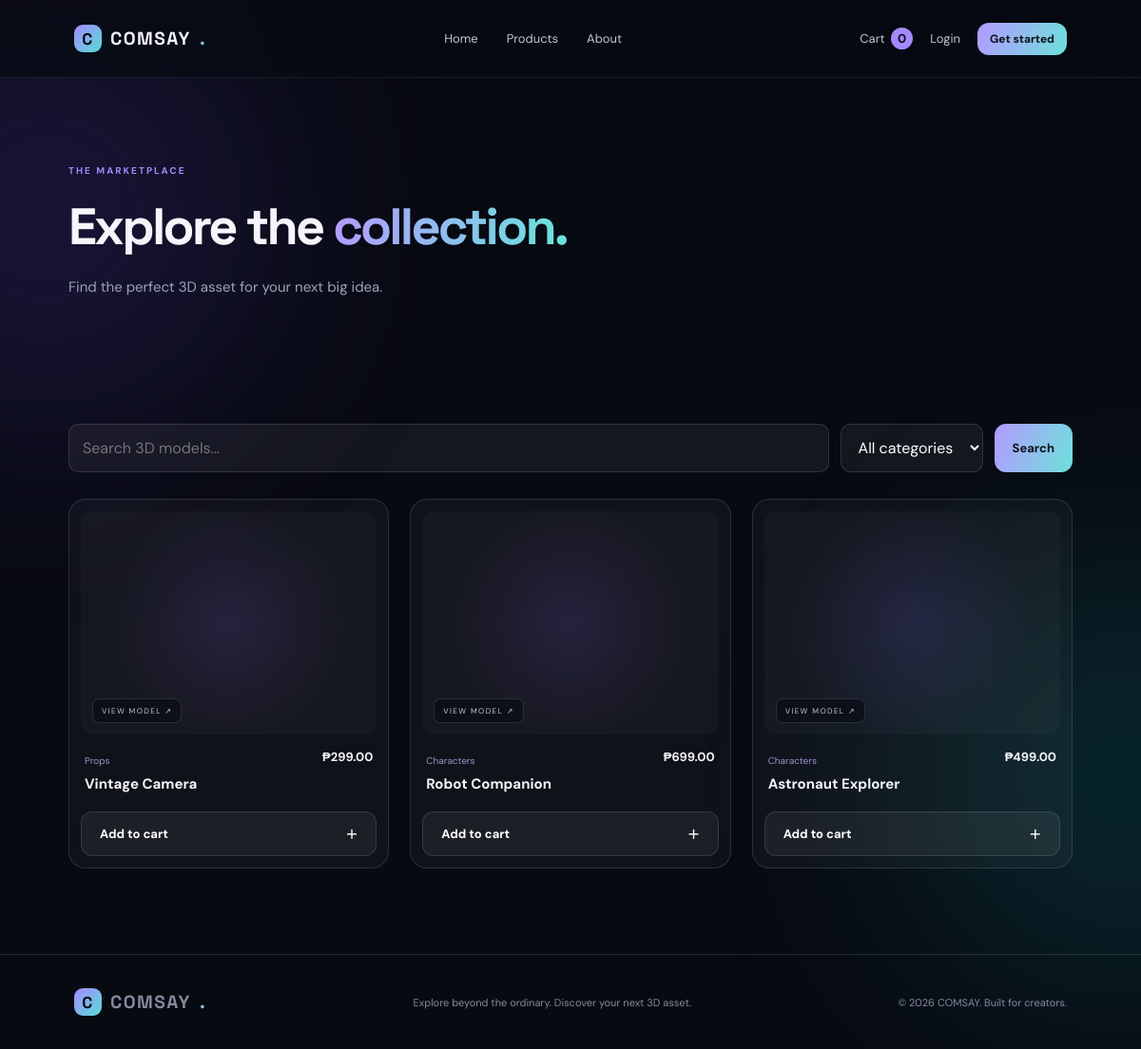
Page /products on the committed database.
### COMSAY/app.py (models this page shows)
class Product(db.Model):
    id = db.Column(db.Integer, primary_key=True)
    name = db.Column(db.String(150), nullable=False)
    category = db.Column(db.String(80), default="3D Model")
    description = db.Column(db.Text, default="")
    price = db.Column(db.Float, nullable=False, default=0)
    image = db.Column(db.String(300), default="")
    model_url = db.Column(db.String(500), default="")
    featured = db.Column(db.Boolean, default=False)
    created_at = db.Column(db.DateTime, default=datetime.utcnow)

### COMSAY/app.py (the view)
@app.route("/products")
def products():
    search = request.args.get("q", "").strip()
    category = request.args.get("category", "").strip()
    query = Product.query
    if search:
        query = query.filter(Product.name.ilike(f"%{search}%"))
    if category:
        query = query.filter_by(category=category)
    items = query.order_by(Product.created_at.desc()).all()
    categories = [r[0] for r in db.session.query(Product.category).distinct().all()]
    return render_template("products.html", products=items, categories=categories, search=search, selected_category=category)

### COMSAY/app.py (called while the page is built, shortened)
def logged_in():
    return User.query.get(session.get("user_id")) if session.get("user_id") else None

def cart_data():
    cart = session.get("cart", {})
    items, total, count = [], 0, 0
    return items, total, count

@app.context_processor
def inject_globals():
    _, _, cart_count = cart_data()
    return {"current_user": logged_in(), "cart_count": cart_count}

### COMSAY/templates/products.html (shortened to what this page needs)
{% extends "base.html" %}{% block title %}Products — COMSAY{% endblock %}{% block content %}
<section class="page-heading container"><span class="eyebrow">THE MARKETPLACE</span><h1>Explore the <span class="gradient-text">collection.</span></h1><p>Find the perfect 3D asset for your next big idea.</p></section>
<section class="container section"><form class="filter-bar" method="get"><input name="q" value="{{ search }}" placeholder="Search 3D models..."><select name="category"><option value="">All categories</option></select><button class="btn btn-primary">Search</button></form>
<div class="product-grid">{% for product in products %}<article class="product-card"><a class="product-image" href="{{ url_for('product_detail', product_id=product.id) }}">{% if product.model_url %}<model-viewer src="{{ product.model_url }}" camera-controls auto-rotate disable-zoom></model-viewer>{% elif product.image %}<img src="{{ product.image }}" alt="{{ product.name }}">{% else %}<div class="model-placeholder">3D</div>{% endif %}<span class="preview-label">VIEW MODEL ↗</span></a><div class="product-info"><div><small>{{ product.category }}</small><h3><a href="{{ url_for('product_detail', product_id=product.id) }}">{{ product.name }}</a></h3></div><strong>₱{{ "%.2f"|format(product.price) }}</strong></div><form action="{{ url_for('add_to_cart', product_id=product.id) }}" method="post"><button class="btn btn-card">Add to cart <span>＋</span></button></form></article>{% else %}<div class="empty-state">No models match your search.</div>{% endfor %}</div></section>{% endblock %}

### COMSAY/static/css/style.css (style rules this page uses)
:root { --bg:#080a12;--panel:rgba(255,255,255,.055);--line:rgba(255,255,255,.12);--muted:#9ca3b7;--text:#f5f6fb;--purple:#9c7bff;--cyan:#64e6e0;--font:'DM Sans',sans-serif;--display:'Space Grotesk',sans-serif }
* { box-sizing:border-box }
html { scroll-behavior:smooth }
body { margin:0;background:var(--bg);color:var(--text);font-family:var(--font);min-height:100vh;overflow-x:hidden }
a { color:inherit;text-decoration:none }
button,input,select,textarea { font:inherit }
.brand-dot,.gradient-text { background:linear-gradient(100deg,#b49aff,#67e5dc);-webkit-background-clip:text;background-clip:text;color:transparent }
.btn { border:0;border-radius:12px;padding:13px 19px;display:inline-flex;align-items:center;justify-content:center;gap:15px;font-weight:700;font-size:13px;cursor:pointer;transition:transform .25s,box-shadow .25s,background .25s }
.btn-primary { color:#10111a;background:linear-gradient(110deg,#b39aff,#6de1db) }
.btn-card { width:100%;background:rgba(255,255,255,.055);border:1px solid var(--line);color:white;justify-content:space-between;margin-top:13px }
.container { width:min(1160px,88%);margin:auto }
.eyebrow { font-size:10px;letter-spacing:2px;font-weight:700;color:#9f8cff }
.hero h1,.page-heading h1,.detail-copy h1,.auth-card h1 { font-family:var(--display);font-size:clamp(42px,5.3vw,68px);line-height:1.06;letter-spacing:-2.8px;margin:22px 0 }
.hero-copy>p,.page-heading>p { color:var(--muted);line-height:1.8;max-width:470px;font-size:15px }
.section { padding-top:90px;padding-bottom:90px }
.product-grid { display:grid;grid-template-columns:repeat(3,1fr);gap:22px }
.product-card { border:1px solid var(--line);border-radius:18px;padding:12px;background:rgba(255,255,255,.035);transition:.3s;min-width:0 }
.product-image { height:235px;border-radius:12px;background:radial-gradient(circle at 50% 50%,rgba(132,106,221,.18),rgba(255,255,255,.025) 65%);display:grid;place-items:center;position:relative;overflow:hidden }
.product-image model-viewer { width:100%;height:100%;--poster-color:transparent }
.preview-label { position:absolute;bottom:12px;left:12px;font-size:8px;letter-spacing:1.4px;color:#c6c7d2;background:#0b0d17b8;padding:7px 9px;border:1px solid var(--line);border-radius:7px }
.product-info { display:flex;justify-content:space-between;gap:10px;align-items:start;padding:15px 4px 0 }
.product-info small { font-size:10px;color:#9d91cb }
.product-info h3 { font-size:15px;margin:6px 0 }
.product-info>strong { font-size:13px;white-space:nowrap }
.page-heading { padding-top:85px;padding-bottom:25px }
.page-heading h1 { font-size:54px }
.filter-bar { display:flex;gap:12px;margin-bottom:28px }
.filter-bar input { flex:1 }
.filter-bar input,.filter-bar select,input,textarea,select { background:rgba(255,255,255,.055);border:1px solid var(--line);border-radius:10px;color:white;padding:13px 14px;outline:none }
.filter-bar select option,select option { background:#151827 }

### rows in the picture
Product: category "Props", name "Vintage Camera", price "299.00"
Product: category "Characters", name "Robot Companion", price "699.00"
Product: category "Characters", name "Astronaut Explorer", price "499.00"

### other values in the picture
{{ cart_count }} "0"
